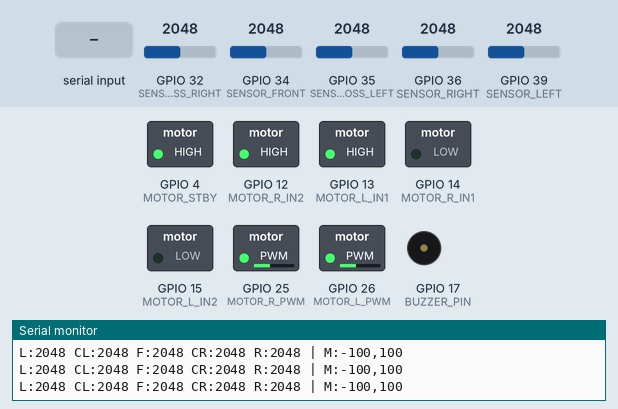
This sketch was run on a simulated ESP32. Shown: switched loads named in the sketch (green lamp = pin HIGH), buzzer (waves = sounding), the last lines printed to the serial monitor. The test bench sets the inputs (shaded band); at power-on: GPIO 32 (SENSOR_CROSS_RIGHT) = 2048, GPIO 34 (SENSOR_FRONT) = 2048, GPIO 35 (SENSOR_CROSS_LEFT) = 2048, GPIO 36 (SENSOR_RIGHT) = 2048, GPIO 39 (SENSOR_LEFT) = 2048.

Above: at 1.9 s.
2.0 s: GPIO 32 (SENSOR_CROSS_RIGHT) set to 2007
At 3.2 s:
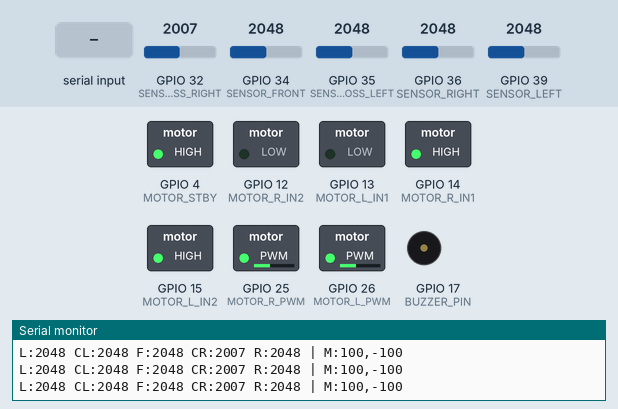
3.5 s: GPIO 34 (SENSOR_FRONT) set to 1228
At 3.9 s:
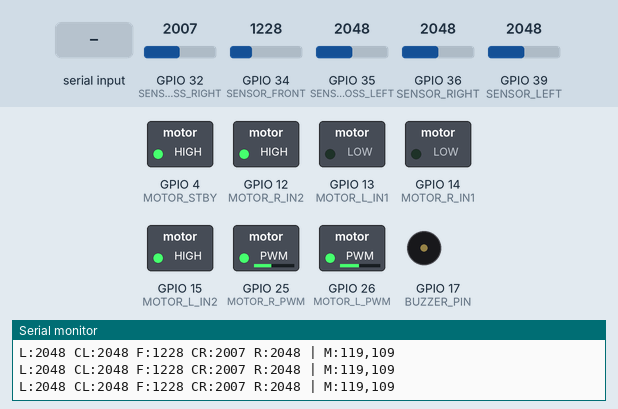
5.0 s: "TL 2500\n" received over Serial
At 5.5 s:
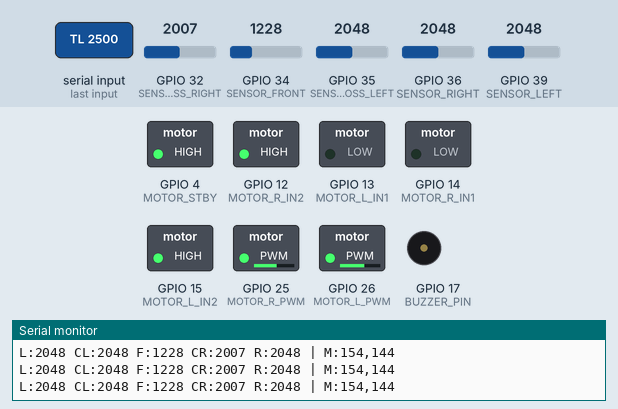
6.5 s: GPIO 35 (SENSOR_CROSS_LEFT) set to 1760
At 6.8 s:
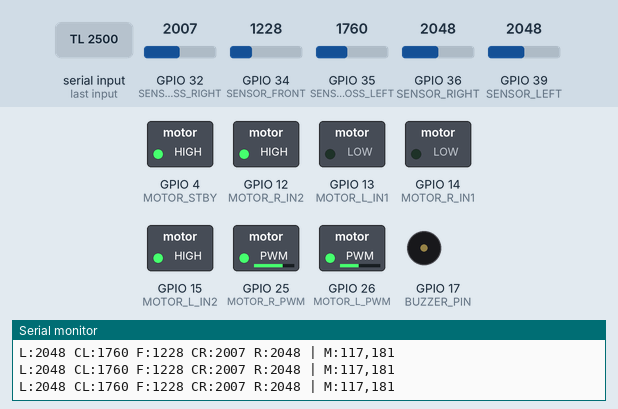
8.0 s: GPIO 36 (SENSOR_RIGHT) set to 1760
At 9.2 s:
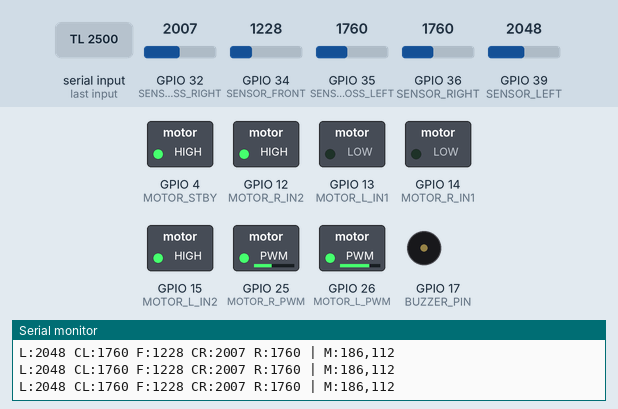
9.5 s: GPIO 39 (SENSOR_LEFT) set to 2840
At 10.4 s:
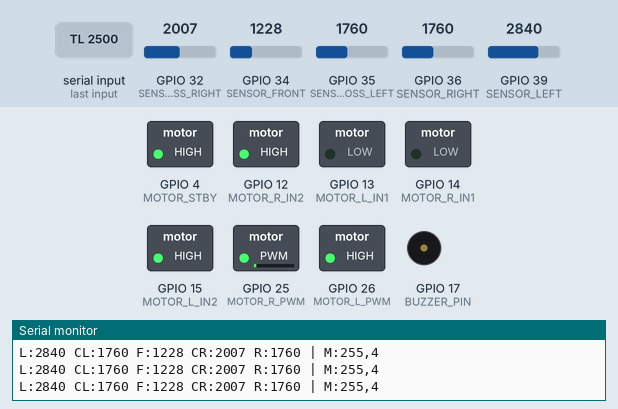
Timing chart, 0 to 12.0 s (numbered marks = the images above; inputs shaded):
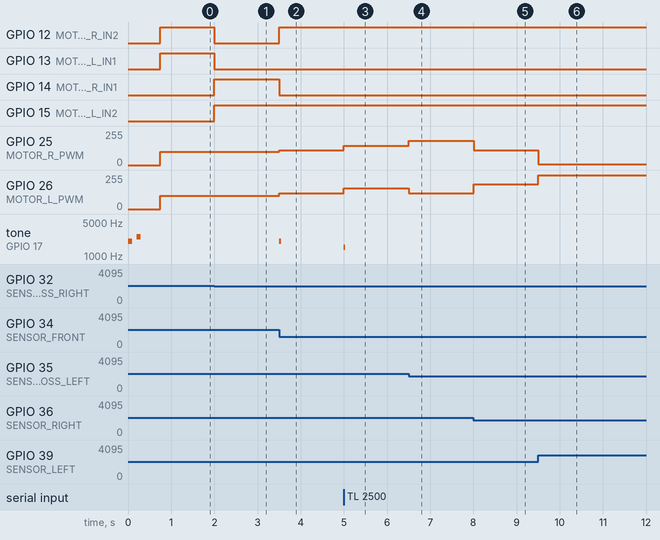

The sketch:

ObstacleAvoid.ino
```cpp
/*
 * Obstacle Avoidance Test - MicroMouse
 * Simple obstacle avoidance using all 5 sensors
 * Serial tuning for thresholds, response time, and spike detection
 *
 * Uses corrected motor pins (L/R swapped)
 */

// ========== Pin Definitions ==========
#define SENSOR_RIGHT 36
#define SENSOR_LEFT 39
#define SENSOR_FRONT 34
#define SENSOR_CROSS_LEFT 35
#define SENSOR_CROSS_RIGHT 32

// Left motor (was R)
#define MOTOR_L_PWM 26
#define MOTOR_L_IN1 13
#define MOTOR_L_IN2 15
// Right motor (was L)
#define MOTOR_R_PWM 25
#define MOTOR_R_IN1 14
#define MOTOR_R_IN2 12
#define MOTOR_STBY 4

#define BUZZER_PIN 17

// ========== Tunable Parameters (via Serial) ==========
// Thresholds now define the "CRITICAL" close point
// We will start reacting smoothly from START_THRESHOLD (e.g., 25% of these
// values)
int THRESHOLD_LRF = 1800;   // Critical distance for L, R, F (Stop/Hard turn)
int THRESHOLD_CROSS = 2800; // Critical distance for CL, CR
int SPIKE_DROP = 700;       // Sudden drop value for spike detection
int BASE_SPEED = 200;       // Base forward speed
int MAX_SPEED = 255;        // Maximum motor speed (PWM limit)

unsigned long SENSOR_INTERVAL = 100; // Sensor loop interval (us) - 10kHz
unsigned long MOTOR_INTERVAL = 5000; // Motor loop interval (us) - 200Hz

bool SPIKE_STOP_ENABLED = true; // Enable/disable spike detection stop

// PD Control Gains (for proportional avoidance)
float KP = 2.7; // Tuned for perfect response
float KD = 1.3; // Tuned for perfect response

// ========== Globals ==========
int L = 0, CL = 0, F = 0, CR = 0, R = 0;
int prevL = 0, prevCL = 0, prevF = 0, prevCR = 0, prevR = 0;

int targetLeft = 0;
int targetRight = 0;

// PD error tracking
int lastFrontError = 0;
int lastLeftError = 0;
int lastRightError = 0;

unsigned long lastSensorMicros = 0;
unsigned long lastMotorMicros = 0;
unsigned long buzzerOffTime = 0;

bool spikeDetected = false;
bool emergencyStop = false;

void setup() {
  Serial.begin(115200);

  // Motor Pins
  pinMode(MOTOR_L_PWM, OUTPUT);
  pinMode(MOTOR_L_IN1, OUTPUT);
  pinMode(MOTOR_L_IN2, OUTPUT);
  pinMode(MOTOR_R_PWM, OUTPUT);
  pinMode(MOTOR_R_IN1, OUTPUT);
  pinMode(MOTOR_R_IN2, OUTPUT);
  pinMode(MOTOR_STBY, OUTPUT);

  // Sensor Pins
  pinMode(SENSOR_RIGHT, INPUT);
  pinMode(SENSOR_LEFT, INPUT);
  pinMode(SENSOR_FRONT, INPUT);
  pinMode(SENSOR_CROSS_LEFT, INPUT);
  pinMode(SENSOR_CROSS_RIGHT, INPUT);

  // Buzzer
  pinMode(BUZZER_PIN, OUTPUT);
  digitalWrite(MOTOR_STBY, HIGH);

  // Startup
  tone(BUZZER_PIN, 2000, 100);
  delay(200);
  tone(BUZZER_PIN, 2500, 100);
  delay(500);

  printHelp();
  Serial.println("Ready! Robot will avoid obstacles.\n");
}

void loop() {
  unsigned long nowMicros = micros();
  unsigned long nowMillis = millis();

  // Serial command processing
  if (Serial.available() > 0) {
    String cmd = Serial.readStringUntil('\n');
    cmd.trim();
    processCommand(cmd);
  }

  // Buzzer off
  if (buzzerOffTime > 0 && nowMillis >= buzzerOffTime) {
    noTone(BUZZER_PIN);
    buzzerOffTime = 0;
  }

  // Emergency stop active
  if (emergencyStop) {
    targetLeft = 0;
    targetRight = 0;
    applyMotors();
    return;
  }

  // Sensor loop
  if (nowMicros - lastSensorMicros >= SENSOR_INTERVAL) {
    lastSensorMicros = nowMicros;
    readSensors();
    detectSpikes();
  }

  // Motor loop
  if (nowMicros - lastMotorMicros >= MOTOR_INTERVAL) {
    lastMotorMicros = nowMicros;
    runAvoidance();
    printStatus();
  }

  applyMotors();
}

// ========== Sensor Reading ==========
void readSensors() {
  prevL = L;
  prevCL = CL;
  prevF = F;
  prevCR = CR;
  prevR = R;

  L = analogRead(SENSOR_LEFT);
  CL = analogRead(SENSOR_CROSS_LEFT);
  F = analogRead(SENSOR_FRONT);
  CR = analogRead(SENSOR_CROSS_RIGHT);
  R = analogRead(SENSOR_RIGHT);
}

// ========== Spike Detection ==========
void detectSpikes() {
  spikeDetected = false;

  if (!SPIKE_STOP_ENABLED)
    return;

  // Check for sudden drops (indicates < 2cm, sensor noise zone)
  if (prevL - L > SPIKE_DROP)
    spikeDetected = true;
  if (prevCL - CL > SPIKE_DROP)
    spikeDetected = true;
  if (prevF - F > SPIKE_DROP)
    spikeDetected = true;
  if (prevCR - CR > SPIKE_DROP)
    spikeDetected = true;
  if (prevR - R > SPIKE_DROP)
    spikeDetected = true;

  if (spikeDetected) {
    // Back up briefly
    targetLeft = -50;
    targetRight = -50;
    buzz(2000, 50);
  }
}

// ========== Obstacle Avoidance - Smooth Graduated Control ==========
void runAvoidance() {
  if (spikeDetected)
    return;

  /*
   * SMOOTHNESS LOGIC:
   * Instead of a hard threshold where we suddenly react, we define a "Zone of
   * Influence".
   *
   * 1. Start Zone: Sensor sees something far away (Low value, e.g. 800)
   * 2. Critical Zone: Sensor is too close (High value, e.g. 2500)
   *
   * Response is mapped 0% to 100% between these zones.
   * - Front obstacle: Smoothly reduce speed (decelerate early)
   * - Side obstacle: Smoothly add steering bias (turn early)
   */

  // 1. FRONT AVOIDANCE (Speed Limit)
  // Map Front sensor from START (far) to CRITICAL (close)
  // Far (800) -> 100% Speed, Close (THRESHOLD) -> 0% Speed (or negative)
  int frontStart = 800;
  int frontVal = constrain(F, frontStart, THRESHOLD_LRF);
  float frontFactor =
      map(frontVal, frontStart, THRESHOLD_LRF, 0, 1000) / 1000.0;

  // Calculate Target Speed: smoothly blend from BASE_SPEED down to 0
  int desiredSpeed = (int)(BASE_SPEED * (1.0 - frontFactor));

  // 2. STEERING (Turn Away)
  // Map Cross sensors (Long Range) specifically for early turning
  int crossStart = 800; // Start turning when wall is seen far away

  // Calculate Left urgency (L + CL)
  // L is close range, CL is long range. Weighted average.
  int leftUrgency = 0;
  if (CL > crossStart)
    leftUrgency += map(constrain(CL, crossStart, THRESHOLD_CROSS), crossStart,
                       THRESHOLD_CROSS, 0, 100);
  if (L > frontStart)
    leftUrgency += map(constrain(L, frontStart, THRESHOLD_LRF), frontStart,
                       THRESHOLD_LRF, 0, 150); // L is more critical

  // Calculate Right urgency (R + CR)
  int rightUrgency = 0;
  if (CR > crossStart)
    rightUrgency += map(constrain(CR, crossStart, THRESHOLD_CROSS), crossStart,
                        THRESHOLD_CROSS, 0, 100);
  if (R > frontStart)
    rightUrgency += map(constrain(R, frontStart, THRESHOLD_LRF), frontStart,
                        THRESHOLD_LRF, 0, 150);

  // Derivative (D) term to dampen swinging
  int turnError = rightUrgency - leftUrgency;
  // We don't have a "lastTurnError" global, let's just use Proportional for
  // smooth curves first. Or reuse the existing globals if possible, but let's
  // keep it simple and smooth.

  // Steering Force:
  // If Right is closer: rightUrgency > leftUrgency -> turnError > 0 -> steer >
  // 0 (Turn Right?? No wait) Let's use standard convention: Steer > 0 means
  // Turn Right (Left Motor increases).

  // Danger on LEFT -> We want Steer > 0 (Turn Right) -> leftUrgency -
  // rightUrgency
  int steer = (int)((leftUrgency - rightUrgency) * KP);

  // 3. APPLY
  // If we are very close to front wall (frontFactor > 0.8), force a turn even
  // if sides are balanced
  if (frontFactor > 0.8) {
    // If getting blocked, pick a side:
    if (leftUrgency > rightUrgency)
      steer = 100; // Turn Right (away from left danger)
    else
      steer = -100; // Turn Left (away from right danger)
  }

  // Steer > 0 (Turn Right) -> Left Motor +, Right Motor -
  // Steer < 0 (Turn Left)  -> Left Motor -, Right Motor +
  targetLeft = constrain(desiredSpeed + steer, -MAX_SPEED, MAX_SPEED);
  targetRight = constrain(desiredSpeed - steer, -MAX_SPEED, MAX_SPEED);
}

// ========== Motor Control ==========
void applyMotors() {
  // Left
  if (targetLeft >= 0) {
    digitalWrite(MOTOR_L_IN1, LOW);
    digitalWrite(MOTOR_L_IN2, HIGH);
    analogWrite(MOTOR_L_PWM, targetLeft);
  } else {
    digitalWrite(MOTOR_L_IN1, HIGH);
    digitalWrite(MOTOR_L_IN2, LOW);
    analogWrite(MOTOR_L_PWM, -targetLeft);
  }

  // Right
  if (targetRight >= 0) {
    digitalWrite(MOTOR_R_IN1, LOW);
    digitalWrite(MOTOR_R_IN2, HIGH);
    analogWrite(MOTOR_R_PWM, targetRight);
  } else {
    digitalWrite(MOTOR_R_IN1, HIGH);
    digitalWrite(MOTOR_R_IN2, LOW);
    analogWrite(MOTOR_R_PWM, -targetRight);
  }
}

// ========== Status Print ==========
void printStatus() {
  Serial.print("L:");
  Serial.print(L);
  Serial.print(" CL:");
  Serial.print(CL);
  Serial.print(" F:");
  Serial.print(F);
  Serial.print(" CR:");
  Serial.print(CR);
  Serial.print(" R:");
  Serial.print(R);
  Serial.print(" | M:");
  Serial.print(targetLeft);
  Serial.print(",");
  Serial.println(targetRight);
}

// ========== Serial Commands ==========
void processCommand(String cmd) {
  cmd.toUpperCase();

  // Help
  if (cmd == "HELP" || cmd == "H" || cmd == "?") {
    printHelp();
    return;
  }

  // Stop/Start
  if (cmd == "STOP" || cmd == "S") {
    emergencyStop = true;
    targetLeft = 0;
    targetRight = 0;
    Serial.println("STOPPED");
    buzz(3000, 200);
    return;
  }
  if (cmd == "GO" || cmd == "G") {
    emergencyStop = false;
    Serial.println("RUNNING");
    buzz(1500, 100);
    return;
  }

  // Status
  if (cmd == "STATUS") {
    Serial.println("\n===== Current Settings =====");
    Serial.print("THRESHOLD_LRF: ");
    Serial.println(THRESHOLD_LRF);
    Serial.print("THRESHOLD_CROSS: ");
    Serial.println(THRESHOLD_CROSS);
    Serial.print("SPIKE_DROP: ");
    Serial.println(SPIKE_DROP);
    Serial.print("SPIKE_STOP: ");
    Serial.println(SPIKE_STOP_ENABLED ? "ON" : "OFF");
    Serial.print("BASE_SPEED: ");
    Serial.println(BASE_SPEED);
    Serial.print("MAX_SPEED: ");
    Serial.println(MAX_SPEED);
    Serial.print("KP: ");
    Serial.println(KP, 4);
    Serial.print("KD: ");
    Serial.println(KD, 4);
    Serial.print("SENSOR_INTERVAL: ");
    Serial.print(SENSOR_INTERVAL);
    Serial.println(" us");
    Serial.print("MOTOR_INTERVAL: ");
    Serial.print(MOTOR_INTERVAL);
    Serial.println(" us");
    Serial.println("=============================\n");
    return;
  }

  // Toggle spike stop
  if (cmd == "SPIKE ON") {
    SPIKE_STOP_ENABLED = true;
    Serial.println("Spike detection ON");
    return;
  }
  if (cmd == "SPIKE OFF") {
    SPIKE_STOP_ENABLED = false;
    Serial.println("Spike detection OFF");
    return;
  }

  // Parse parameter commands (e.g., "TL 2500")
  int spacePos = cmd.indexOf(' ');
  if (spacePos > 0) {
    String param = cmd.substring(0, spacePos);
    int value = cmd.substring(spacePos + 1).toInt();

    if (param == "TL") { // Threshold LRF
      THRESHOLD_LRF = value;
      Serial.print("THRESHOLD_LRF: ");
      Serial.println(THRESHOLD_LRF);
    } else if (param == "TC") { // Threshold Cross
      THRESHOLD_CROSS = value;
      Serial.print("THRESHOLD_CROSS: ");
      Serial.println(THRESHOLD_CROSS);
    } else if (param == "SD") { // Spike Drop
      SPIKE_DROP = value;
      Serial.print("SPIKE_DROP: ");
      Serial.println(SPIKE_DROP);
    } else if (param == "BS") { // Base Speed
      BASE_SPEED = value;
      Serial.print("BASE_SPEED: ");
      Serial.println(BASE_SPEED);
    } else if (param == "MS") { // Max Speed
      MAX_SPEED = value;
      Serial.print("MAX_SPEED: ");
      Serial.println(MAX_SPEED);
    } else if (param == "SI") { // Sensor Interval (us)
      SENSOR_INTERVAL = value;
      Serial.print("SENSOR_INTERVAL: ");
      Serial.print(SENSOR_INTERVAL);
      Serial.println(" us");
    } else if (param == "MI") { // Motor Interval (us)
      MOTOR_INTERVAL = value;
      Serial.print("MOTOR_INTERVAL: ");
      Serial.print(MOTOR_INTERVAL);
      Serial.println(" us");
    } else if (param == "KP") { // Proportional gain
      KP = cmd.substring(spacePos + 1).toFloat();
      Serial.print("KP: ");
      Serial.println(KP, 4);
    } else if (param == "KD") { // Derivative gain
      KD = cmd.substring(spacePos + 1).toFloat();
      Serial.print("KD: ");
      Serial.println(KD, 4);
    } else {
      Serial.println("Unknown command");
    }
    buzz(1500, 30);
  }
}

void printHelp() {
  Serial.println("\n========== Obstacle Avoidance (Pure PD) ==========");
  Serial.println("Commands:");
  Serial.println("  STOP / S      - Emergency stop");
  Serial.println("  GO / G        - Resume running");
  Serial.println("  STATUS        - Show current settings");
  Serial.println("  SPIKE ON/OFF  - Toggle spike detection");
  Serial.println("\nParameter Tuning:");
  Serial.println("  TL <val>  - THRESHOLD_LRF (L,R,F)");
  Serial.println("  TC <val>  - THRESHOLD_CROSS (CL,CR)");
  Serial.println("  SD <val>  - SPIKE_DROP threshold");
  Serial.println("  BS <val>  - BASE_SPEED");
  Serial.println("  MS <val>  - MAX_SPEED");
  Serial.println("  KP <val>  - Proportional gain");
  Serial.println("  KD <val>  - Derivative gain");
  Serial.println("  SI <val>  - SENSOR_INTERVAL (us)");
  Serial.println("  MI <val>  - MOTOR_INTERVAL (us)");
  Serial.println("=================================================\n");
}

void buzz(int freq, int dur) {
  tone(BUZZER_PIN, freq);
  buzzerOffTime = millis() + dur;
}
```

Measured:
- the behaviour switches between 2040 and 2039 on GPIO 32 (SENSOR_CROSS_RIGHT) (found by bisection; images 0 and 1)
- after the input at 2.0 s, GPIO 12 (MOTOR_R_IN2), GPIO 13 (MOTOR_L_IN1): HIGH → LOW at once; GPIO 14 (MOTOR_R_IN1), GPIO 15 (MOTOR_L_IN2): LOW → HIGH at once
- after the input at 3.5 s, GPIO 12 (MOTOR_R_IN2): LOW → HIGH at once; GPIO 14 (MOTOR_R_IN1): HIGH → LOW at once; GPIO 25 (MOTOR_R_PWM): 100/255 → 109/255 at once; GPIO 26 (MOTOR_L_PWM): 100/255 → 119/255 at once; tone on GPIO 17 (BUZZER_PIN): silent → 2000 Hz at once, → silent 0.05 s later
- after the input at 5.0 s, GPIO 25 (MOTOR_R_PWM): 109/255 → 144/255 at once; GPIO 26 (MOTOR_L_PWM): 119/255 → 154/255 at once; tone on GPIO 17 (BUZZER_PIN): silent → 1500 Hz at once, → silent 0.03 s later
- after the input at 6.5 s, GPIO 25 (MOTOR_R_PWM): 144/255 → 181/255 at once; GPIO 26 (MOTOR_L_PWM): 154/255 → 117/255 at once
- after the input at 8.0 s, GPIO 25 (MOTOR_R_PWM): 181/255 → 112/255 at once; GPIO 26 (MOTOR_L_PWM): 117/255 → 186/255 at once
- after the input at 9.5 s, GPIO 25 (MOTOR_R_PWM): 112/255 → 4/255 at once; GPIO 26 (MOTOR_L_PWM): 186/255 → 255/255 at once
